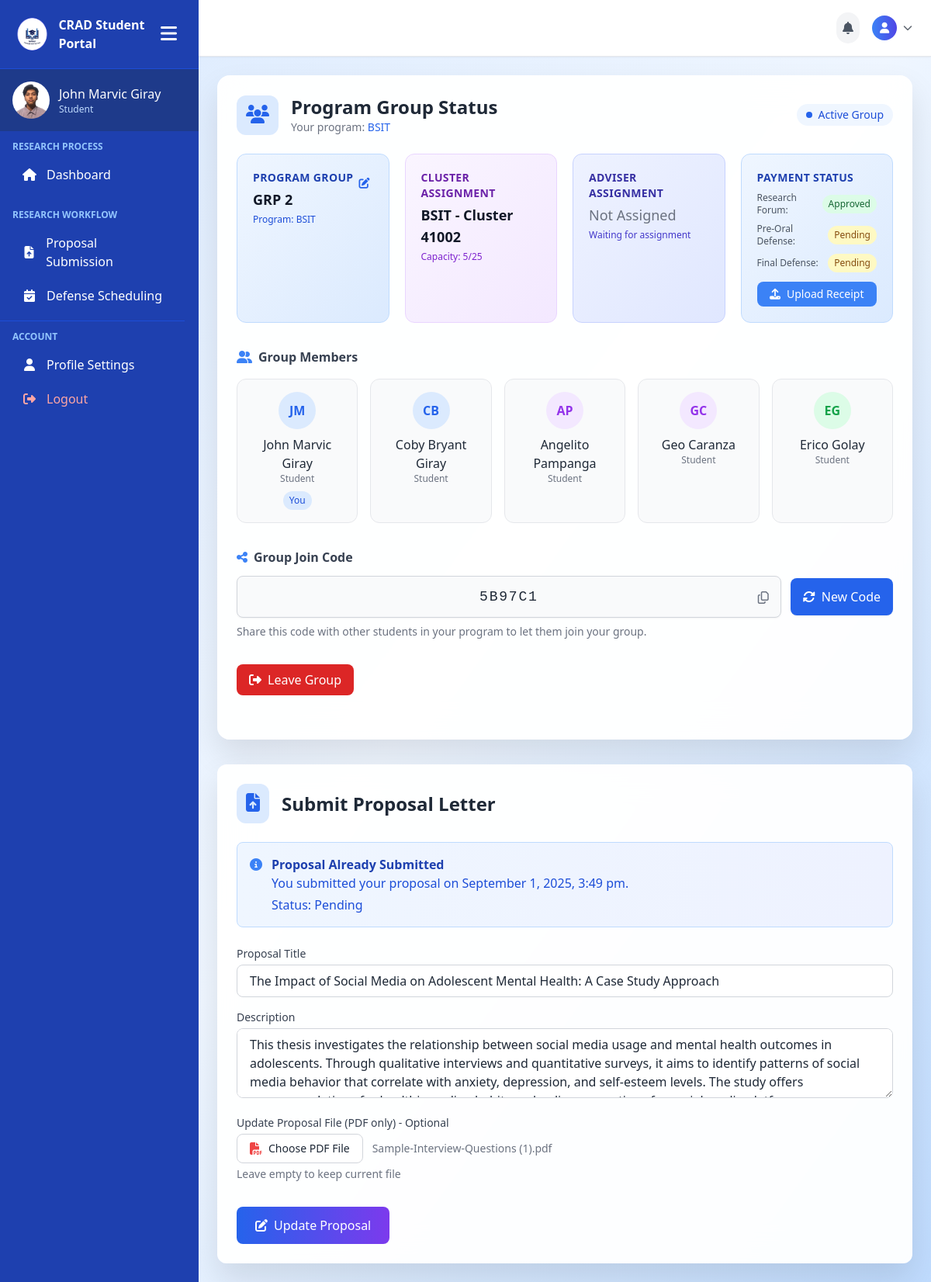
Before: /student_pages/proposal.php (signed in) with the older database file.
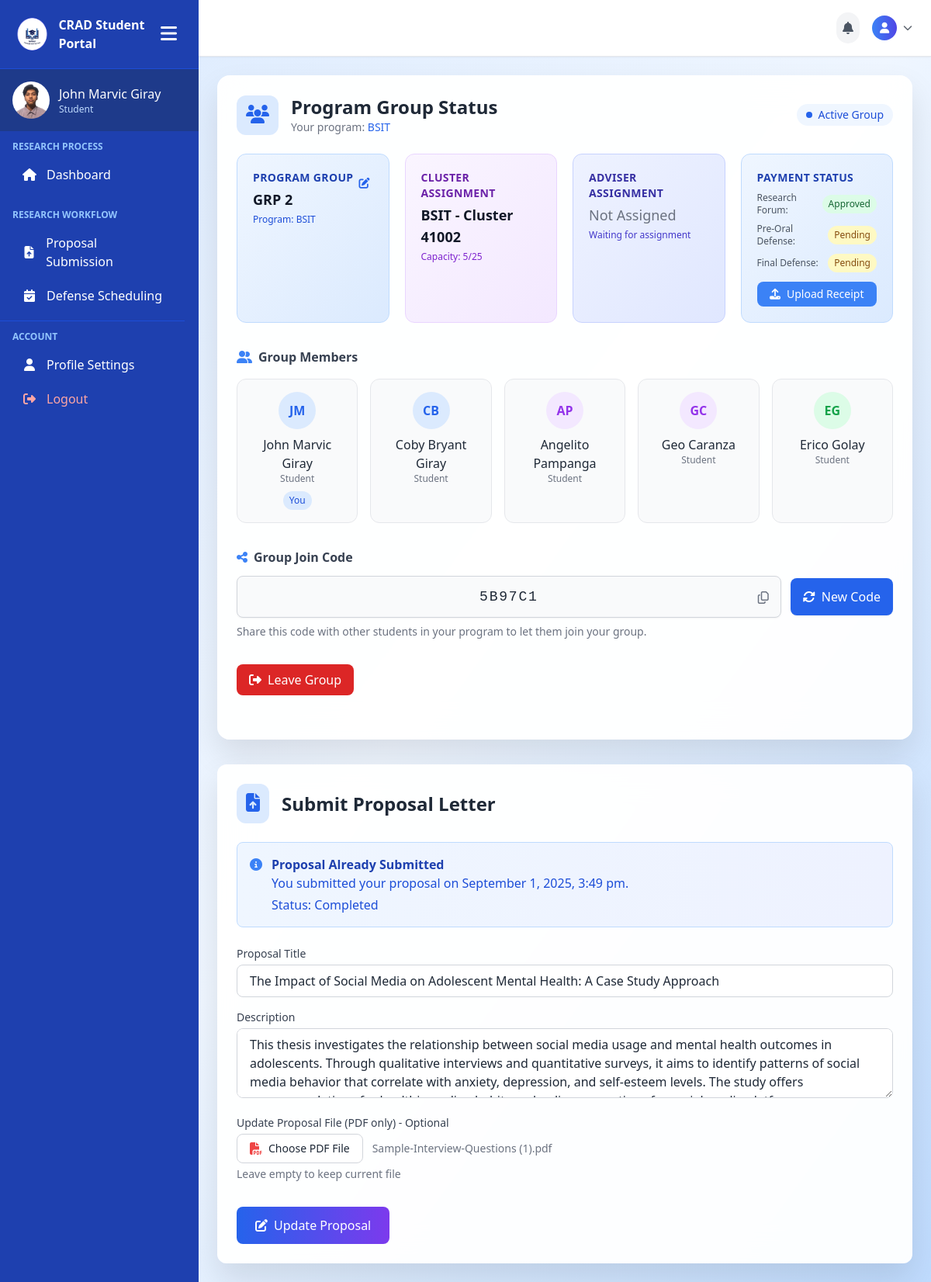
After: the same page with the newer database file.
### tables this page shows
CREATE TABLE `proposals` (
  `id` int(11) NOT NULL,
  `group_id` int(11) NOT NULL,
  `title` varchar(255) NOT NULL,
  `description` text DEFAULT NULL,
  `file_path` varchar(255) DEFAULT NULL,
  `submitted_at` timestamp NOT NULL DEFAULT current_timestamp(),
  `status` enum('Pending','Completed') NOT NULL DEFAULT 'Pending',
  `reviewed_at` timestamp NULL DEFAULT NULL
);

### student_pages/proposal.php (the view, shortened to what the changed rows need)
<?php
include('../includes/connection.php');
$user_id = $_SESSION['user_id'];
$group_query = "SELECT g.*, gm.student_id
                FROM groups g
                JOIN group_members gm ON g.id = gm.group_id
                WHERE gm.student_id = '$user_id'";
$group_result = mysqli_query($conn, $group_query);
$has_group = mysqli_num_rows($group_result) > 0;
if ($has_group) {
    $group = mysqli_fetch_assoc($group_result);
    $group_id = $group['id'];
    $proposal_query = "SELECT * FROM proposals WHERE group_id = '$group_id'";
    $proposal_result = mysqli_query($conn, $proposal_query);
    $has_proposal = mysqli_num_rows($proposal_result) > 0;
    if ($has_proposal) {
        $proposal = mysqli_fetch_assoc($proposal_result);
    }
    $research_forum_query = "SELECT * FROM payments WHERE student_id = '$user_id' AND payment_type = 'research_forum' AND status = 'approved'";
    $research_forum_result = mysqli_query($conn, $research_forum_query);
    $has_research_forum_payment = mysqli_num_rows($research_forum_result) > 0;
}
?>
<!DOCTYPE html>
<html lang="en">
<head>
    <script src="https://cdn.tailwindcss.com"></script>
    <link rel="stylesheet" href="https://cdnjs.cloudflare.com/ajax/libs/font-awesome/6.0.0/css/all.min.css">
</head>
<body class="font-sans bg-gradient-to-br from-blue-100 via-blue-50 to-blue-200 text-gray-800 min-h-screen">
    <div class="flex min-h-screen">
        <?php include('../includes/student-sidebar.php'); ?>
        <div class="flex-1 overflow-y-auto">
            <main class="p-6">
                <div class="glass-card rounded-2xl p-6 mb-8 animate-delay-1">
                    <div class="flex items-center justify-between mb-6">
                        <div class="flex items-center space-x-4">
                            <div>
                                <h2 class="text-2xl font-bold text-gray-800">Program Group Status</h2>
                            </div>
                        </div>
                    </div>
                </div>
                <?php if ($has_group): ?>
                    <div class="glass-card rounded-xl p-6 animate-delay-2">
                        <div class="flex items-center mb-6">
                            <div class="bg-primary-100 p-3 rounded-xl mr-4">
                                <i class="fas fa-file-upload text-primary-600 text-2xl"></i>
                            </div>
                            <h2 class="text-2xl font-bold text-gray-800">Submit Proposal Letter</h2>
                        </div>
                        <?php if ($has_proposal): ?>
                            <div class="bg-gradient-to-r from-blue-50 to-indigo-50 border border-blue-200 rounded-lg p-4 mb-6 backdrop-filter backdrop-blur-sm">
                                <div class="flex items-start">
                                    <i class="fas fa-info-circle text-blue-500 mt-1 mr-3"></i>
                                    <div>
                                        <h3 class="font-semibold text-blue-800">Proposal Already Submitted</h3>
                                        <p class="text-blue-700">You submitted your proposal on <?php echo date('F j, Y, g:i a', strtotime($proposal['submitted_at'])); ?>.</p>
                                        <p class="text-blue-700 mt-1">Status: <span class="font-medium"><?php echo ucfirst($proposal['status']); ?></span></p>
                                    </div>
                                </div>
                            </div>
                        <?php endif; ?>
                        <form action="/CRAD-system/student_pages/proposal.php" method="POST" enctype="multipart/form-data" class="space-y-4" <?php echo !$has_research_forum_payment ? 'onsubmit="return false;"' : ''; ?>>
                            <div>
                                <label class="block text-sm font-medium text-gray-700 mb-1">Proposal Title</label>
                                <input type="text" name="title" required
                                    class="w-full px-4 py-2 border border-gray-300 rounded-lg focus:ring-2 focus:ring-primary-500 focus:border-primary-500 transition"
                                    <?php echo !$has_research_forum_payment ? 'disabled' : ''; ?>
                                    value="<?php echo $has_proposal ? $proposal['title'] : ''; ?>">
                            </div>
                            <div>
                                <label class="block text-sm font-medium text-gray-700 mb-1">Description</label>
                                <textarea name="description" rows="3"
                                    class="w-full px-4 py-2 border border-gray-300 rounded-lg focus:ring-2 focus:ring-primary-500 focus:border-primary-500 transition"
                                    <?php echo !$has_research_forum_payment ? 'disabled' : ''; ?>
                                ><?php echo $has_proposal ? $proposal['description'] : ''; ?></textarea>
                            </div>
                            <div>
                                <label class="block text-sm font-medium text-gray-700 mb-1">
                                    <?php echo $has_proposal ? 'Update Proposal File (PDF only) - Optional' : 'Upload Signed Proposal (PDF only)'; ?>
                                </label>
                                <div class="mt-1 flex items-center">
                                    <label class="cursor-pointer bg-white border border-gray-300 rounded-lg px-4 py-2 flex items-center hover:bg-gray-50 transition
                                        <?php echo !$has_research_forum_payment ? 'opacity-50 cursor-not-allowed' : ''; ?>">
                                        <i class="fas fa-file-pdf text-red-500 mr-2"></i>
                                        <span class="text-sm font-medium" id="file-label">Choose PDF File</span>
                                    </label>
                                    <span class="ml-3 text-sm text-gray-500" id="file-name">
                                        <?php echo $has_proposal ? basename($proposal['file_path']) : 'No file chosen'; ?>
                                    </span>
                                </div>
                                <?php if ($has_proposal): ?>
                                    <p class="text-sm text-gray-500 mt-1">Leave empty to keep current file</p>
                                <?php endif; ?>
                            </div>
                            <div class="pt-4">
                                <button type="submit" name="<?php echo $has_proposal ? 'update_proposal' : 'submit_proposal'; ?>"
                                    class="enhanced-button bg-gradient-to-r from-primary-600 to-secondary-600 text-white px-6 py-3 rounded-lg hover:shadow-md transition flex items-center justify-center font-medium
                                    <?php echo !$has_research_forum_payment ? 'opacity-50 cursor-not-allowed' : 'hover:shadow-md'; ?>">
                                    <i class="fas fa-<?php echo $has_proposal ? 'edit' : 'paper-plane'; ?> mr-2"></i>
                                    <?php echo $has_proposal ? 'Update Proposal' : 'Submit Proposal'; ?>
                                </button>
                            </div>
                        </form>
                    </div>
                <?php endif; ?>
            </main>
        </div>
    </div>
</body>
</html>

Changed rows visible on the page:
changed proposals "Sample-Interview-Questions (1).pdf": status "Pending" → "Completed"
